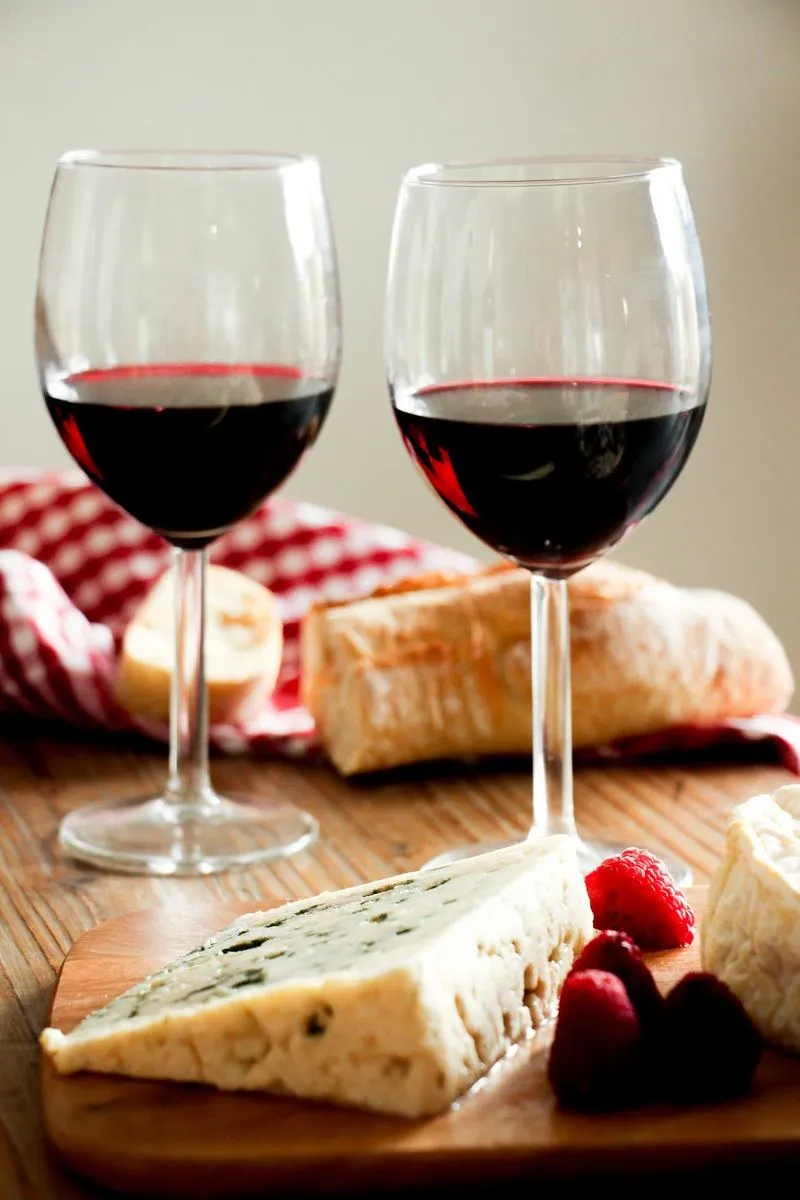
#> input picture images/accord-vin-fromage-pain-epicerie-fine.webp, 800 x 1200 px
$ python -i cadrer_bouteilles.py   (imports and definitions only)
#> lines starting #> are read from the running program, lines starting #| are printed output that depends on the picture; after the words box and inside, x2 and y2 are one past the last pixel; in counts of white or black regions, pixels touching at a corner belong together
#!/usr/bin/env python3
"""Recadre les photos de bouteilles pour que le produit remplisse le cadre.

Les prises de vue sont toutes bâties pareil : fond clair, plan de travail
crème, bouteille debout quelque part au milieu. On repère la bouteille comme
la masse sombre centrale, puis on recadre autour en gardant le format 3/4.
"""
import numpy as np
from PIL import Image

MARGE_H = 0.16      # marge latérale, en fraction de la largeur de la bouteille
MARGE_HAUT = 0.07   # marge au-dessus du bouchon, en fraction de la hauteur du cadre
MARGE_BAS = 0.06   # marge sous le culot
BORD = 0.10         # part des bords ignorée : c'est le fond, parfois sombre

def _otsu(g):
    """Sépare le sombre du clair là où l'histogramme se creuse (méthode d'Otsu).
    Un seuil fixe ne marchait pas : le panneau de fond, gris, passait pour du
    sujet dès que le plan de travail était très clair."""
    h, _ = np.histogram(g, bins=256, range=(0, 256))
    p = h / max(h.sum(), 1)
    poids = np.cumsum(p)
    moyennes = np.cumsum(p * np.arange(256))
    total = moyennes[-1]
    denom = poids * (1 - poids)
    denom[denom == 0] = 1e-9
    variance = (total * poids - moyennes) ** 2 / denom
    return int(np.argmax(variance))

def masque(a):
    """Pixels du sujet : nettement plus sombres que le fond, ou vivement colorés."""
    g = a.mean(axis=2)
    seuil = min(_otsu(g), np.percentile(g, 80) - 30)
    m = g < seuil
    ecart = a.max(axis=2) - a.min(axis=2)          # étiquette colorée sur fond neutre
    return m | ((ecart > 70) & (g < np.percentile(g, 92)))

# [8 lines left out: function _masque_doux, not called in this run]

def boite(chemin):
    im = Image.open(chemin).convert("RGB")
    a = np.asarray(im).astype(float)
    h, l = a.shape[:2]
    m = masque(a)
    m[:, :int(l * BORD)] = False                    # bords latéraux : décor, pas sujet
    m[:, int(l * (1 - BORD)):] = False

    if m.sum(axis=0).max() < h * 0.10:
        m = _masque_doux(a)                         # sujet pâle : pot de miel, bouteille claire
        m[:, :int(l * BORD)] = False
        m[:, int(l * (1 - BORD)):] = False
    colonnes = m.sum(axis=0)
    if colonnes.max() < h * 0.05:
        return None                                 # rien de net : on laisse la photo telle quelle
    seuil = max(colonnes.max() * 0.22, h * 0.06)
    pleines = np.where(colonnes >= seuil)[0]
    # on garde le bloc continu qui contient la colonne la plus dense
    pic = int(colonnes.argmax())
    g = d = pic
    tenu = set(pleines.tolist())
    while g - 1 in tenu: g -= 1
    while d + 1 in tenu: d += 1

    bande = m[:, g:d + 1]
    lignes = bande.sum(axis=1)
    larg = max(d - g + 1, 1)
    utiles = np.where(lignes >= max(larg * 0.20, 3))[0]
    if not len(utiles):
        return None
    haut, bas = int(utiles.min()), int(utiles.max())
    if (bas - haut) > h * 0.90 or (d - g) > l * 0.80:
        return None                                 # on a détouré le décor, pas le produit
    return g, haut, d, bas

def cadre(chemin, ratio=3 / 4):
    """Rend la boîte de recadrage finale (gauche, haut, droite, bas)."""
#> called with ratio = 0.75
    im = Image.open(chemin).convert("RGB")
#> im is the input picture: PIL image 800x1200 RGB; mean R, G, B 166.5, 141.3, 121.2
    L, H = im.size
    b = boite(chemin)
#> in masque, `g = a.mean(axis=2)`:
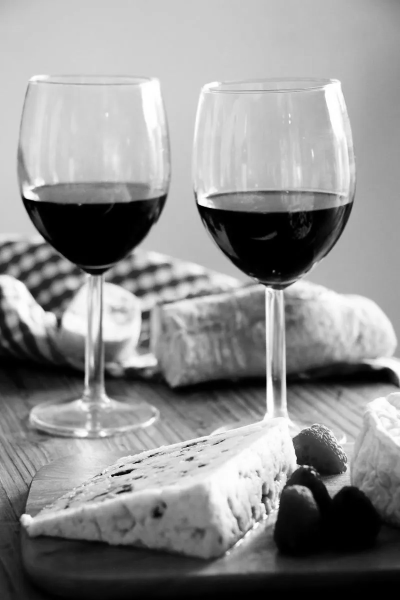
#> g: shape (1200, 800) float64 (shown at 1/2 size); min 0, max 255, mean 143
#> in _otsu, `h, _ = np.histogram(g, bins=256, range=(0, 256))`: h = 256 values, max 46013 at index 0, min 1124 at index 71, mean 3750
#> in _otsu, `p = h / max(h.sum(), 1)`: p = 256 values, max 0.0479 at index 0, min 0.00117 at index 71, mean 0.00391
#> in _otsu, `poids = np.cumsum(p)`: poids = 256 values from 0.0479 to 1
#> in _otsu, `moyennes = np.cumsum(p * np.arange(256))`: moyennes = 256 values from 0 to 142.7
#> in _otsu, `total = moyennes[-1]`: total = 142.7
#> in _otsu, `denom = poids * (1 - poids)`: denom = 256 values, max 0.25 at index 169, min 1.11e-16 at index 255, mean 0.167
#> in _otsu, `variance = (total * poids - moyennes) ** 2 / denom`: variance = 256 values, max 4772 at index 116, min 7.28e-12 at index 255, mean 3280.1
#> in masque, `seuil = min(_otsu(g), np.percentile(g, 80) - 30)`: seuil = 116
#> in masque, `m = g < seuil`:
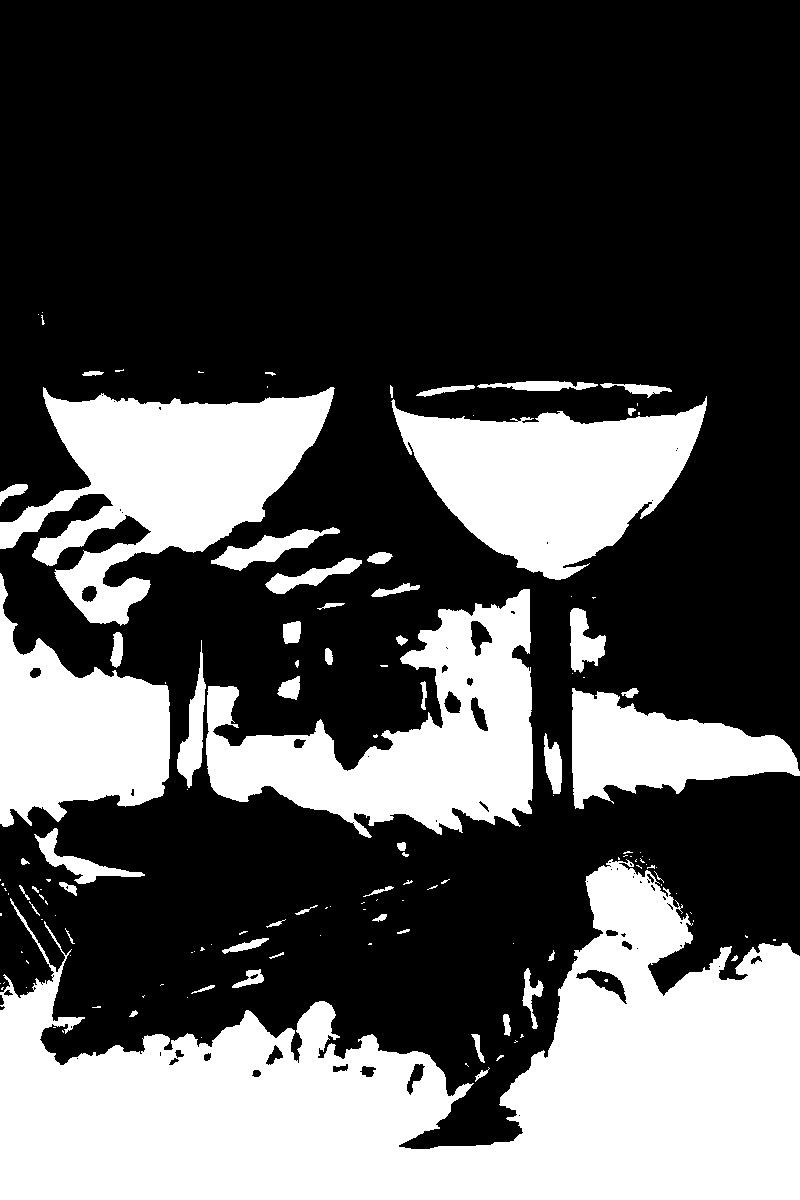
#> m: shape (1200, 800) bool; 32% white; 141 white regions (84 under 20 px), largest, box (x1, y1, x2, y2) and area: (0, 859, 800, 1200) 147257, (206, 589, 533, 838) 36790, (0, 387, 335, 626) 36678
#> in boite, `m[:, int(l * (1 - BORD)):] = False`:
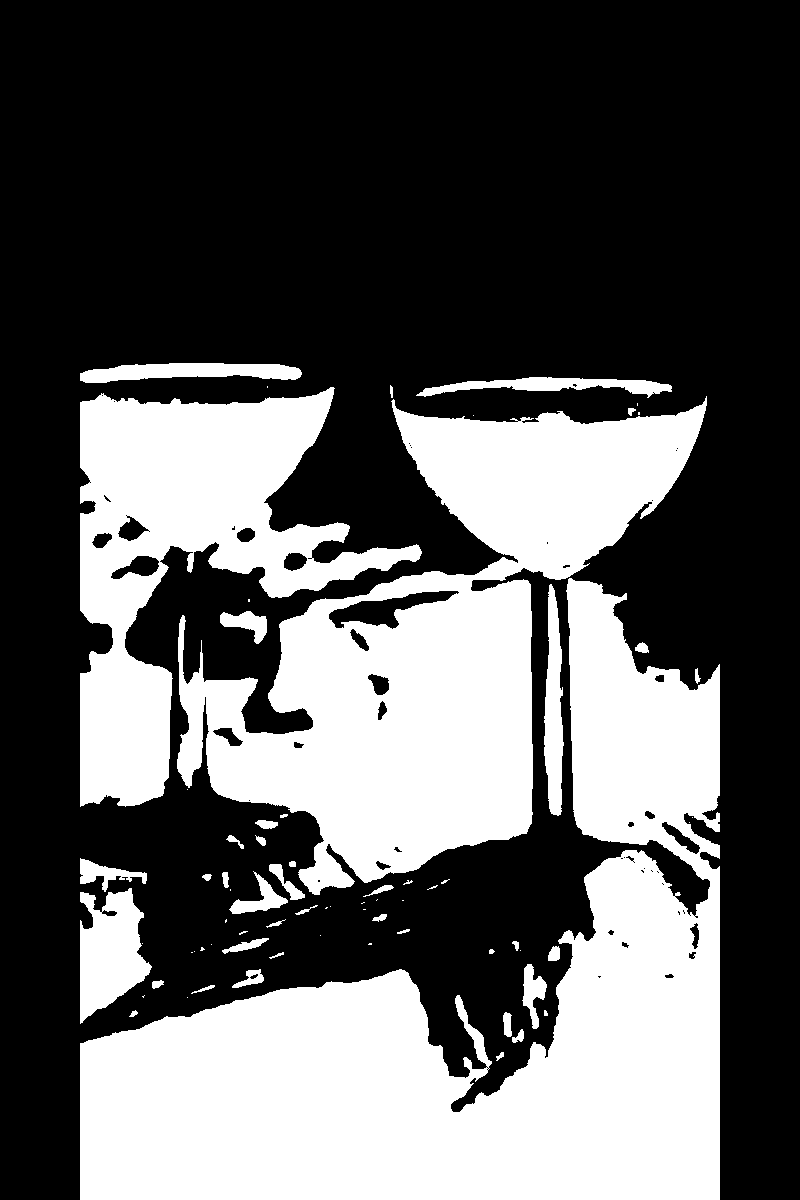
#> m: shape (1200, 800) bool; 36.4% white; 71 white regions (29 under 20 px), largest, box (x1, y1, x2, y2) and area: (80, 578, 720, 1200) 166290, (177, 396, 707, 895) 106812, (80, 387, 422, 807) 55565
#> in boite, `colonnes = m.sum(axis=0)`: colonnes = 800 values, max 728 at index 601, min 0 at index 0, mean 437.1
#> in boite, `seuil = max(colonnes.max() * 0.22, h * 0.06)`: seuil = 160.2
#> in boite, `pleines = np.where(colonnes >= seuil)[0]`: pleines = 640 values from 80 to 719
#> in boite, `pic = int(colonnes.argmax())`: pic = 601
#> in boite, `tenu = set(pleines.tolist())`: tenu = 640 items
#> the loop in boite, `while g - 1 in tenu: g -= 1` made 521 passes
#> g on passes 1 to 3: 600, 599, 598
#> after the loop in boite, `while g - 1 in tenu: g -= 1`: g = 80
#> the loop in boite, `while d + 1 in tenu: d += 1` made 118 passes
#> after the loop in boite, `while d + 1 in tenu: d += 1`: d = 719
#> in boite, `bande = m[:, g:d + 1]`:
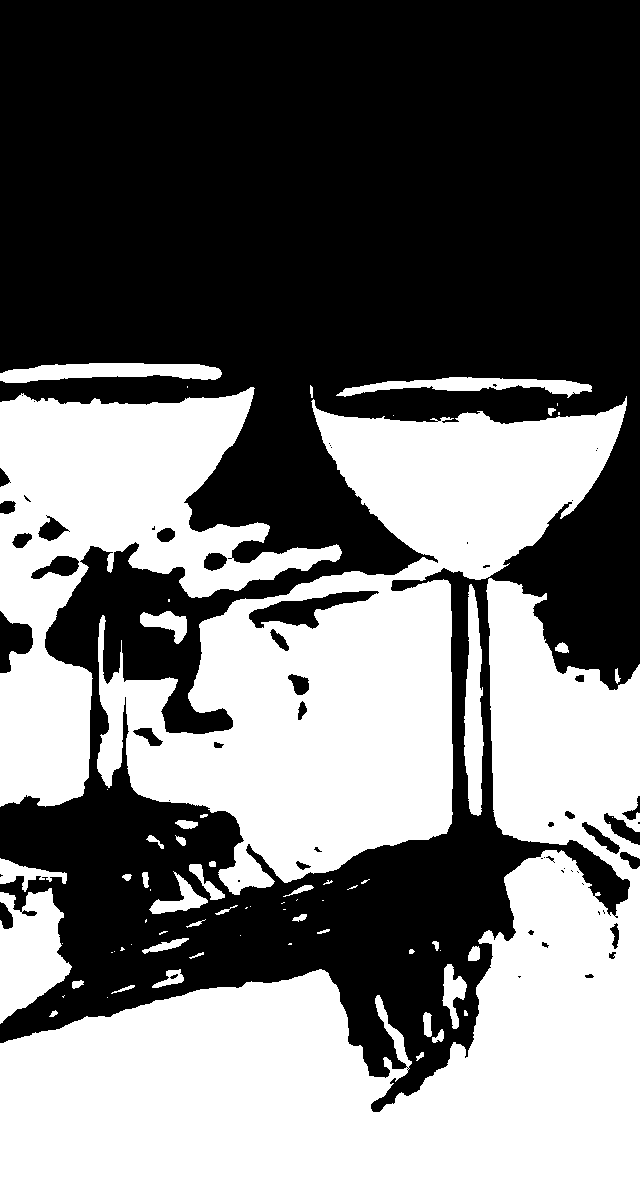
#> bande: shape (1200, 640) bool; 45.5% white; 71 white regions (29 under 20 px), largest, box (x1, y1, x2, y2) and area: (0, 578, 640, 1200) 166290, (97, 396, 627, 895) 106812, (0, 387, 342, 807) 55565
#> in boite, `lignes = bande.sum(axis=1)`: lignes = 1200 values, max 640 at index 1112, min 0 at index 0, mean 291.4
#> in boite, `larg = max(d - g + 1, 1)`: larg = 640
#> in boite, `utiles = np.where(lignes >= max(larg * 0.20, 3))[0]`: utiles = 825 values from 364 to 1199
#> in boite, `haut, bas = int(utiles.min()), int(utiles.max())`: haut = 364; bas = 1199
#> b = (80, 364, 719, 1199)
    if not b:
        # produit trop peu contrasté : zoom central prudent, le sujet est
        # toujours posé au milieu et un peu bas dans le cadre
        hauteur = H * 0.68
        largeur = hauteur * ratio
        y0 = min(max(H * 0.58 - hauteur / 2, 0), H - hauteur)
        x0 = (L - largeur) / 2
        return im, (int(x0), int(y0), int(x0 + largeur), int(y0 + hauteur))
    g, ht, d, bs = b
#> g = 80; ht = 364; d = 719; bs = 1199
    hauteur = (bs - ht) * (1 + MARGE_HAUT + MARGE_BAS)
#> hauteur = 943.6
    largeur = max(hauteur * ratio, (d - g) * (1 + 2 * MARGE_H))
#> largeur = 843.5
    hauteur = max(hauteur, largeur / ratio)
#> hauteur = 1124.6
    cx = (g + d) / 2
#> cx = 399.5
    cy = ht - (bs - ht) * MARGE_HAUT + hauteur / 2
#> cy = 867.9

    x0, x1 = cx - largeur / 2, cx + largeur / 2
#> x0 = -22.24; x1 = 821.2
    y0, y1 = cy - hauteur / 2, cy + hauteur / 2
#> y0 = 305.6; y1 = 1430.2
    # on recale dans l'image plutôt que de sortir du cadre
    if x0 < 0: x1 -= x0; x0 = 0
#> after `x1 -= x0`: x1 = 843.5
    if x1 > L: x0 -= x1 - L; x1 = L
#> after `x0 -= x1 - L`: x0 = -43.48
    if y0 < 0: y1 -= y0; y0 = 0
    if y1 > H: y0 -= y1 - H; y1 = H
#> after `y0 -= y1 - H`: y0 = 75.36
    x0, y0 = max(0, x0), max(0, y0)
#> x0 = 0
    x1, y1 = min(L, x1), min(H, y1)
    return im, (int(x0), int(y0), int(x1), int(y1))

>>> result = cadre('../images/accord-vin-fromage-pain-epicerie-fine.webp')

$ run again, on images/adrien-caviste-degustation.webp
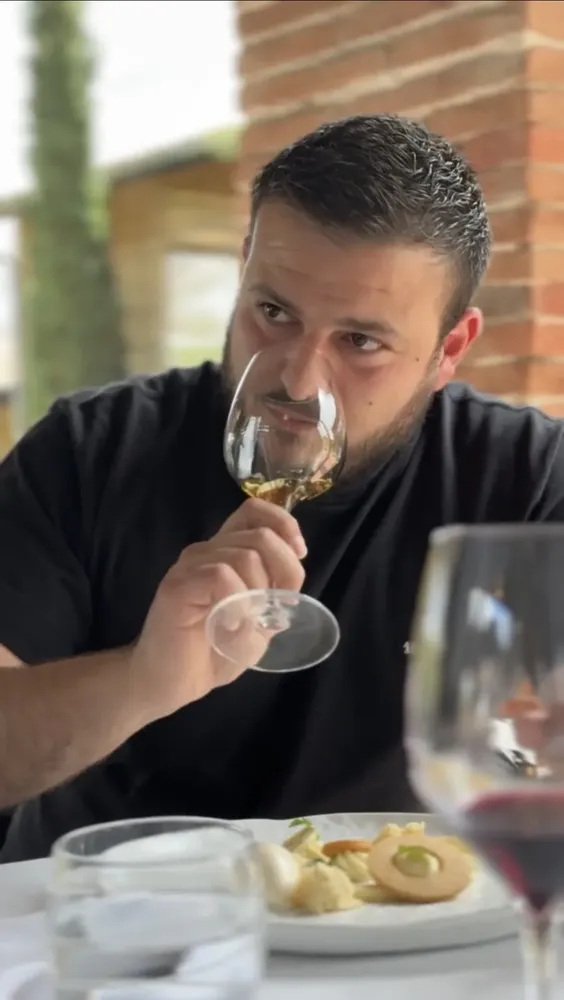
#> input picture images/adrien-caviste-degustation.webp, 564 x 1000 px, shrunk from 902 x 1600 before the run
#> in cadre, im is the input picture: PIL image 564x1000 RGB; mean R, G, B 123.8, 112.1, 100.4
#> in _otsu, `h, _ = np.histogram(g, bins=256, range=(0, 256))`: h = 256 values, max 8232 at index 251, min 0 at index 0, mean 2203.1
#> p = 256 values, max 0.0146 at index 251, min 0 at index 0, mean 0.00391
#> poids = 256 values from 0 to 1
#> moyennes = 256 values from 0 to 111.8
#> total = 111.8
#> denom = 256 values, max 0.25 at index 114, min 0 at index 0, mean 0.149
#> variance = 256 values, max 3031.6 at index 106, min 0 at index 0, mean 2024.7
#> in masque, `seuil = min(_otsu(g), np.percentile(g, 80) - 30)`: seuil = 106
#> in boite, `m[:, int(l * (1 - BORD)):] = False`:
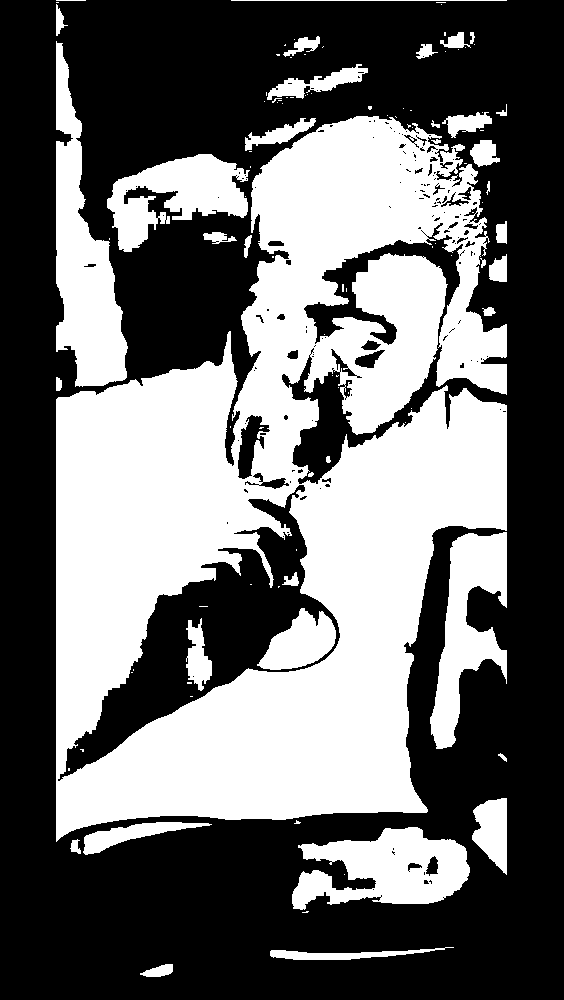
#> m: shape (1000, 564) bool; 42.2% white; 108 white regions (70 under 20 px), largest, box (x1, y1, x2, y2) and area: (56, 116, 507, 842) 186586, (56, 41, 128, 387) 12146, (292, 827, 470, 910) 9148
#> colonnes = 564 values, max 750 at index 57, min 0 at index 0, mean 422.4
#> in boite, `seuil = max(colonnes.max() * 0.22, h * 0.06)`: seuil = 165
#> pleines = 451 values from 56 to 506
#> pic = 57
#> tenu = 451 items
#> the loop in boite, `while g - 1 in tenu: g -= 1` made 1 pass
#> g on pass 1: 56
#> after the loop in boite, `while g - 1 in tenu: g -= 1`: g = 56
#> after the loop in boite, `while d + 1 in tenu: d += 1`: d = 506
#> in boite, `bande = m[:, g:d + 1]`:
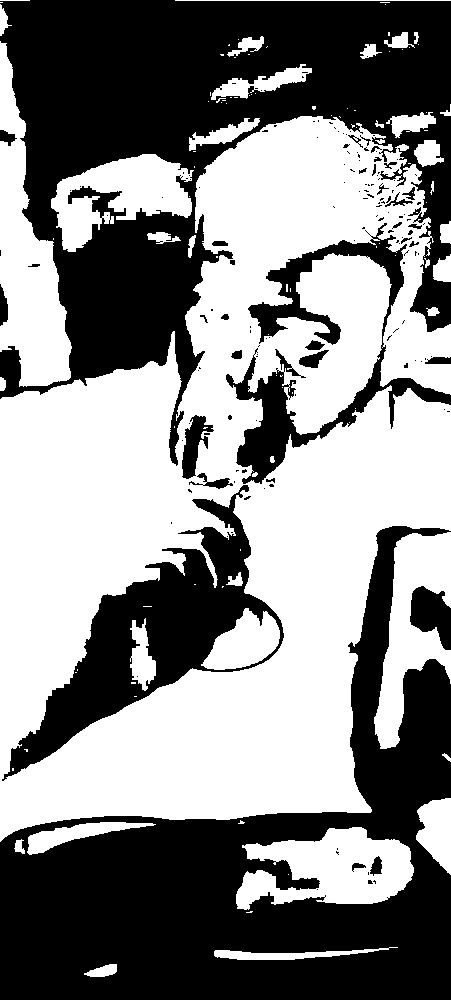
#> bande: shape (1000, 451) bool; 52.8% white; 155 black regions (120 under 20 px), largest, box (x1, y1, x2, y2) and area: (0, 0, 451, 466) 89974, (0, 526, 451, 1000) 84163, (2, 485, 284, 781) 22029
#> lignes = 1000 values, max 448 at index 492, min 0 at index 1, mean 238.2
#> larg = 451
#> utiles = 792 values from 0 to 957
#> haut = 0; bas = 957
